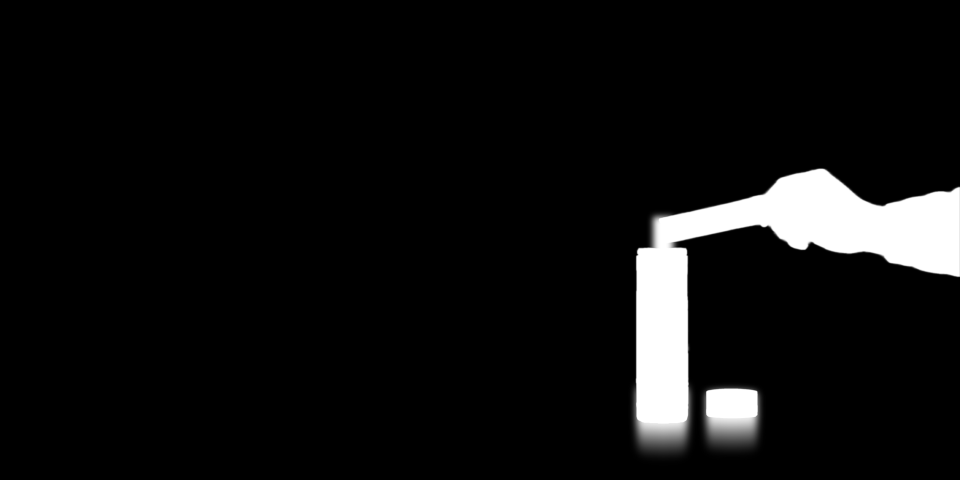
#> input picture scripts/hero-sea/lifted/hero-bottle.png, 1920 x 960 px (shown at 1/2 size)
$ python -i hero-sea.py   (imports and definitions only)
#> lines starting #> are read from the running program, lines starting #| are printed output that depends on the picture; after the words box and inside, x2 and y2 are one past the last pixel; in counts of white or black regions, pixels touching at a corner belong together
#!/usr/bin/env python3
"""Find the open water in the hero photographs, so the page can let it drift.

  python3 scripts/hero-sea.py PHOTOS_DIR [--check DIR]

Every hero photograph is the same empty ledge by the sea (the plate) with
something standing on it, as scripts/hero-photos.py leaves them, so the sea is
the same in all of them. This finds the water in the plate, between the horizon
and the stone, and for each scene leaves out whatever stands in front of it.

It writes to public/hero/ one picture per size: the band of sea on top and,
beneath it, a block for the empty ledge and one per scene, each a soft mask of
where the water is open. src/data/hero-sea.ts is rewritten with where the band
sits in the photographs. File names carry a content hash, so a new picture is never served
from an old cache.

PHOTOS_DIR holds the photographs as the site uses them: src/assets/photos.
What stands in each scene is read from scripts/hero-sea/lifted, where
scripts/hero-photos.py leaves it. --check writes one tinted picture per scene
to look over the mask.

Needs Pillow.
"""

import argparse
import hashlib
import tempfile
from pathlib import Path

from PIL import Image, ImageChops, ImageFilter

ROOT = Path(__file__).resolve().parent.parent
OUT = ROOT / "public" / "hero"
DATA = ROOT / "src" / "data" / "hero-sea.ts"
LIFTED = ROOT / "scripts" / "hero-sea" / "lifted"

# The empty ledge, and the scenes in the order the page names them: each is
# the photograph hero-NAME.
PLATE = "hero-plate"
SCENES = ("packs", "glass", "bottle", "lemon")
# The picture of sunlit shallows that the shop lets drift, and the width it is written at.
SHALLOWS = "caustics-light"
SHALLOWS_WIDTH = 1600
# Widths written for the band: wide screens, then phones.
WIDTHS = (2560, 1280)
# The masks are worked out at this width.
WORK = 1920


# [8 lines left out: function picture, not called in this run]


def find_water(plate: Path):
    """The open water of the empty ledge, white on black, and the rows where
    the band starts, the horizon lies and the band ends, as fractions of the
    picture's height."""
#> called with plate = 'hero-sea/lifted/hero-bottle.png'
    image = Image.open(plate).convert("RGB")
    width, height = image.size
#> width = 1920; height = 960
    image = image.resize((WORK, round(height * WORK / width)), Image.LANCZOS)
    W, H = image.size
#> W = 1920; H = 960
    red, _green, blue = image.split()
#> red is the input picture: PIL image 1920x960 L; min 0, max 255, mean 15.8

    # Water here is a deep saturated blue: almost no red, clearly more blue than red.
    is_blue = ImageChops.subtract(blue, red).point(lambda v: 255 if v > 32 else 0)
#> is_blue: PIL image 1920x960 L; every value is 0
    low_red = red.point(lambda v: 255 if v < 46 else 0)
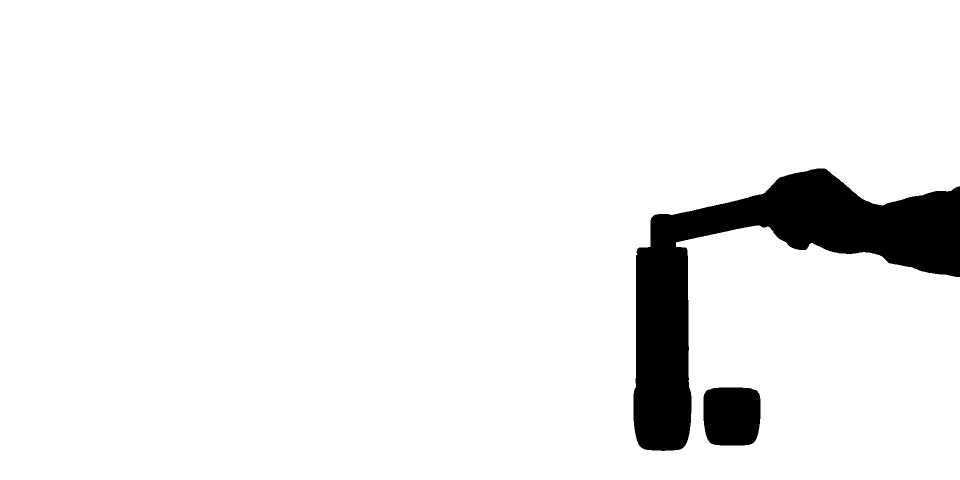
#> low_red: PIL image 1920x960 L (shown at 1/2 size); 93.3% white; 2 black regions, box (x1, y1, x2, y2) and area: (1267, 337, 1920, 902) 110313, (1407, 775, 1521, 891) 12293
    sea = ImageChops.multiply(is_blue, low_red)
    sea = sea.filter(ImageFilter.GaussianBlur(5)).point(lambda v: 255 if v > 120 else 0)

    # The horizon: the row where the pale band of sky drops to dark water.
    soft_red = red.filter(ImageFilter.GaussianBlur(2)).load()
    votes = []
    for x in range(int(W * 0.03), int(W * 0.97), max(1, W // 60)):
        best, row = 0, None
        for y in range(int(H * 0.35), int(H * 0.72)):
            drop = soft_red[x, y - 3] - soft_red[x, y + 3]
            if drop > best:
                best, row = drop, y
        if row is not None and best > 18:
            votes.append(row)
#> after the loop, votes = [540, 479, 472, 466, 459, 452, 453, 478, 497, 485, 500, 506, 503, 507, 526, 532, 542]
    if not votes:
        raise SystemExit(f"{plate.name}: no horizon found")
    votes.sort()
    horizon = votes[len(votes) // 2]
#> horizon = 497

    # Down each column from the horizon: the water ends where the stone begins.
    is_sea = sea.load()
    run = max(6, H // 70)
#> run = 13
    edge = []
    for x in range(W):
        y = horizon + 3
        last, misses = y, 0
        while y < H:
            if is_sea[x, y]:
                last, misses = y, 0
            else:
                misses += 1
                if misses >= run:
                    break
            y += 1
        edge.append(last)
#> after the loop, edge = 1920 values from 500 to 500

    # Smooth the stone line across neighbouring columns, and count nothing as
    # open water much below the usual line (stray wet patches, the far corners).
    span = max(4, W // 40)
#> span = 48
    usual = sorted(edge)[len(edge) // 2]
#> usual = 500
    cap = usual + int(H * 0.035)
#> cap = 533
    water = Image.new("L", (W, H), 0)
    put = water.load()
    for x in range(W):
        # The higher of this column and its neighbours' usual line: a narrow
        # tongue of blue running down into the wet stone is not water.
        near = sorted(edge[max(0, x - span) : x + span + 1])
        line = min(edge[x], near[len(near) // 4], cap)
        for y in range(horizon + 3, line + 1):
            put[x, y] = 255

    box = soften(water).point(lambda v: 255 if v > 6 else 0).getbbox()
#> box = None
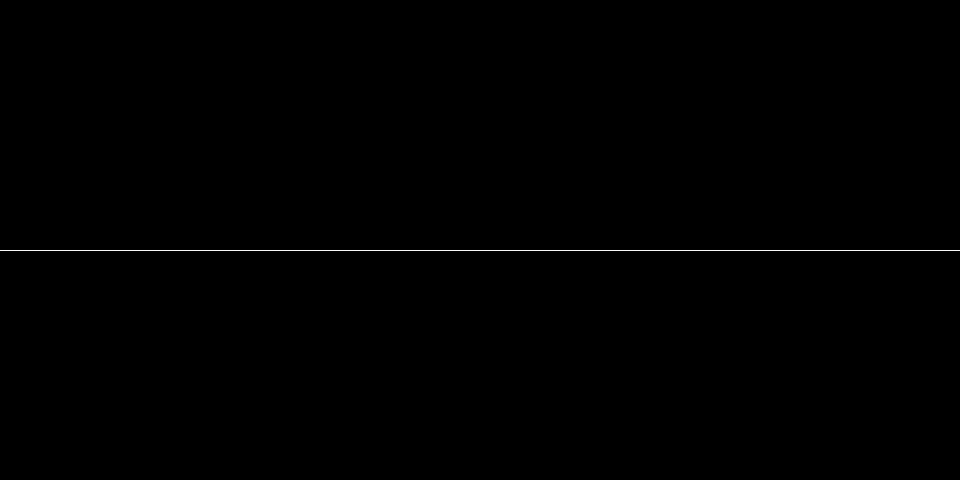
#> water: PIL image 1920x960 L (shown at 1/2 size); 0.1% white in thin lines or dots, all inside (x1, y1, x2, y2) = (0, 500, 1920, 501)
    if box is None:
#> (the run stopped early here; a loop or call above may not have finished)
